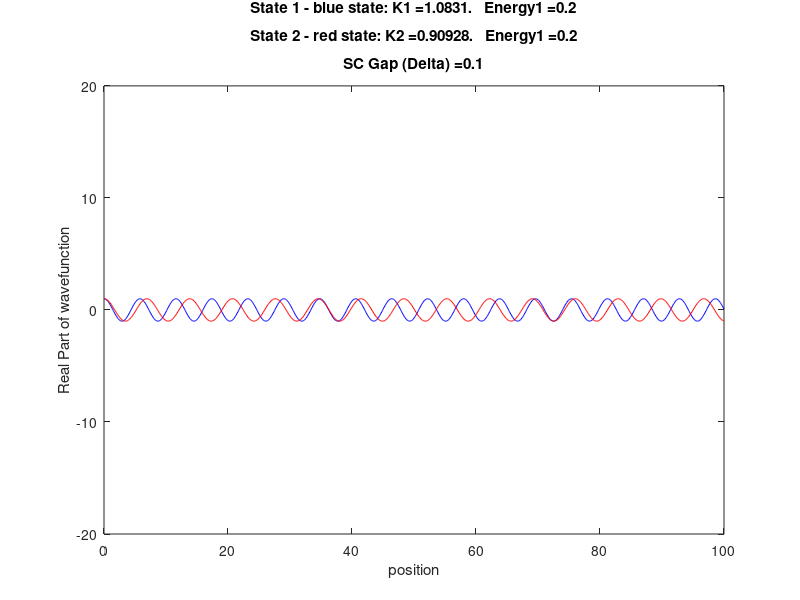

Source code (MATLAB):

clear
%syms E0 detla detla_adj

%H = [E0 detla ; detla_adj -E0]

%[V,D] = eig(H)

%% Numerical Simulation of K in Metal and K in SC
h = 1
m = 1
Ef=  1;

Kf = (1/h)*sqrt(2*m*Ef);
EnergyRange_Of_Test = (-2*Ef:0.01:2*Ef)/10;

Epsilon_e = EnergyRange_Of_Test;
Epsilon_h = EnergyRange_Of_Test;

K_N_e = (1/h)*sqrt(2*m*(Ef + Epsilon_e))/Kf;
K_N_h = (1/h)*sqrt(2*m*(Ef - Epsilon_h))/Kf;

plot_different_K = 0;
if plot_different_K == 1
ax1 = subplot(2,1,1);
plot(ax1,K_N_e,Epsilon_e,'-bs',K_N_h,Epsilon_h,'-rs');
title(ax1,'Dispersion RElation - electrons in blue and holes in red');
xlabel(ax1,'K of particles (K/Kf)');
ylabel(ax1,'Energy of particles relative to E (Eps/Ef)');
end


Epsilon_State_1 = EnergyRange_Of_Test;
Epsilon_State_2 = EnergyRange_Of_Test;
delta = 0.1;

K_SC_State_1 = (1/h)*sqrt(2*m*(Ef + sqrt(Epsilon_State_1.^2 - delta^2)))/Kf;
K_SC_State_2 = (1/h)*sqrt(2*m*(Ef - sqrt(Epsilon_State_1.^2 - delta^2)))/Kf;


if plot_different_K == 1
ax2 = subplot(2,1,2);
plot(ax2,K_SC_State_1,Epsilon_State_1,'-bs',K_SC_State_2,Epsilon_State_2,'-rs');
title(ax2,'Dispersion RElation - State 1 in blue and State 2 in red (Real in square, Imaginary in Circles)');
xlabel(ax2,'K of states (K/Kf)');
ylabel(ax2,'Energy of states relative to E (Eps/Ef)');

hold on
ax2 = subplot(2,1,2);
plot(ax2,imag(K_SC_State_1),Epsilon_State_1,'-bo',imag(K_SC_State_2),Epsilon_State_2,'-ro');
%title(ax2,'Dispersion RElation - State 1 in blue and State 2 in red');
%xlabel(ax2,'K of states (K/Kf)');
%ylabel(ax2,'Energy of states relative to E (Eps/Ef)');
%xlim()

hold off
end

%% Part 2

Psi_N_e_plus = 1;
x = 0:0.1:100;
x_expanded = ones(length(K_SC_State_1),length(x))*diag(x);
Psi_Sc_1_plus = exp(1i*diag(K_SC_State_1)*x_expanded );
Psi_Sc_2_plus = exp(1i*diag(K_SC_State_2)*x_expanded );


for n = 1:length(K_SC_State_1)
plot(x_expanded(n,:),Psi_Sc_1_plus(n,:),'b',x_expanded(n,:),Psi_Sc_2_plus(n,:),'r');
xlabel('position');
ylabel('Real Part of wavefunction');
ylim([-20 20])
s1 = strcat('State 1 - blue state: K1 = ',num2str(K_SC_State_1(n)), '.   Energy1 =',num2str(Epsilon_State_1(n)));
s2 = strcat('State 2 - red state: K2 = ',num2str(K_SC_State_2(n)), '.   Energy1 =',num2str(Epsilon_State_2(n)));
s3 = strcat('SC Gap (Delta) = ',num2str(delta));
title({s1;' ';s2;' ';s3});
getframe(gcf);
%pause(0.1)
end
